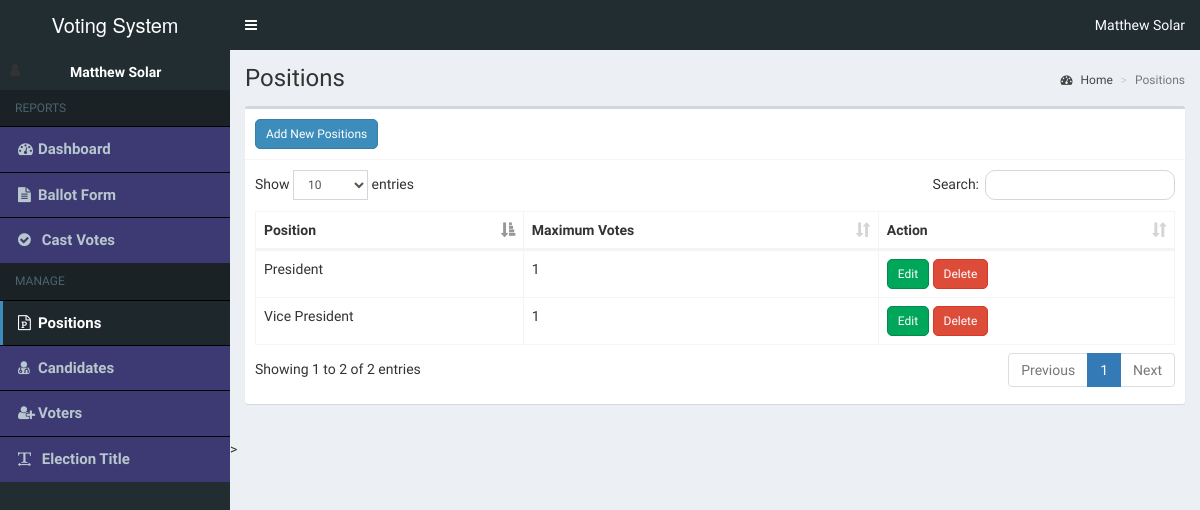
Page /admin/positions.php (signed in) on the committed database.
### tables this page shows
CREATE TABLE `positions` (
  `id` int(11) NOT NULL,
  `description` varchar(50) NOT NULL,
  `max_vote` int(11) NOT NULL,
  `priority` int(11) NOT NULL
);

### admin/includes/session.php (called while the page is built, shortened)
<?php
include 'includes/conn.php';
$sql = "SELECT * FROM admin WHERE id = '" . $_SESSION['admin'] . "'";
$query = $conn->query($sql);
$user = $query->fetch_assoc();

### admin/positions.php (the view, shortened to what this page needs)
<?php include 'includes/session.php'; ?>
<?php include 'includes/header.php'; ?>
<?php include 'includes/conn.php'; ?>
<body class="hold-transition skin-blue sidebar-mini">
  <div class="wrapper">
    <?php include 'includes/navbar.php'; ?>
    <?php include 'includes/menubar.php'; ?>
    <div class="content-wrapper">
      <section class="content-header">
        <h1>
          Positions
        </h1>
        <ol class="breadcrumb">
          <li><a href="#"><i class="fa fa-dashboard"></i> Home</a></li>
          <li class="active">Positions</li>
        </ol>
      </section>
      <section class="content">
        <div class="row">
          <div class="col-xs-12">
            <div class="box">
              <div class="box-header with-border">
                <a href="#addnew" data-toggle="modal" id="button" class="btn btn-primary btn-sm btn-flat"><i></i>Add New Positions</a>
              </div>
              <div class="box-body">
                <table id="example1" class="table table-bordered">
                  <thead>
                    <th>Position</th>
                    <th>Maximum Votes</th>
                    <th>Action</th>
                  </thead>
                  <tbody>
                    <?php
                    $sql = "SELECT * FROM positions ORDER BY priority ASC";
                    $query = $conn->query($sql);
                    while ($row = $query->fetch_assoc()) {
                      echo "
                        <tr>
                          <td>" . $row['description'] . "</td>
                          <td>" . $row['max_vote'] . "</td>
                          <td>
                            <button id='button' class='btn btn-success btn-sm edit btn-flat' data-id='" . $row['id'] . "'><i></i> Edit</button>
                            <button id='button' class='btn btn-danger btn-sm delete btn-flat' data-id='" . $row['id'] . "' ><i</i> Delete</button>
                          </td>
                        </tr>
                      ";
                    }
                    ?>
                  </tbody>
                </table>
              </div>
            </div>
          </div>
        </div>
      </section>>
    </div>
  </div>
</body>
</html>

### admin/includes/navbar.php (shortened to what this page needs)
<header class="main-header">
  <a href="#" class="logo">
    <span class="logo-lg">Voting System</span>
  </a>
  <nav class="navbar navbar-static-top">
    <a href="#" class="sidebar-toggle" data-toggle="push-menu" role="button">
    </a>
    <div class="navbar-custom-menu">
      <ul class="nav navbar-nav">
        <li class="dropdown user user-menu">
          <a href="#" class="dropdown-toggle" data-toggle="dropdown">
            <span><?php echo $user['firstname'] . ' ' . $user['lastname']; ?></span>
          </a>
        </li>
      </ul>
    </div>
  </nav>
</header>

### admin/includes/menubar.php (shortened to what this page needs)
<aside class="main-sidebar">
  <section class="sidebar">
    <div class="user-panel">
      <div class="pull-left image">
        <i class="fa fa-user" alt="User Image"></i>
      </div>
      <div class="pull-left info">
        <p><?php echo $user['firstname'] . ' ' . $user['lastname']; ?></p>
      </div>
    </div>
    <ul class="sidebar-menu" data-widget="tree">
      <li class="header">REPORTS</li>
      <li class="side-bar"><a href="home.php"><i class="fa fa-tachometer"></i><span>Dashboard</span></a></li>
      <li class="side-bar"><a href="ballot.php"><i class="fa fa-file-text"></i><span>Ballot Form</span></a></li>
      <li class="side-bar"><a href="votes.php"><i class="fa fa-check-circle"></i><span></span> <span>Cast Votes</span></a></li>
      <li class="header">MANAGE</li>
      <li class="side-bar"><a href="positions.php"><i class="fa fa-file-powerpoint-o"></i><span>Positions</span></a></li>
      <li class="side-bar"><a href="candidates.php"><i class="fa fa-user-md"></i><span>Candidates</span></a></li>
      <li class="side-bar"><a href="voters.php"><i class="fa fa-user-plus"></i><span>Voters</span></a></li>
      <li class="side-bar"><a href="#config" data-toggle="modal"><i class="fa fa-text-width"></i> <span>Election Title</span></a></li>
    </ul>
  </section>
</aside>

### admin/includes/menubar.php (style rules this page uses)
.side-bar { background-color: #3d3a73; font-size: 1.5rem; font-weight: bold; outline: 0.1px solid black; }
.header { font-size: 1.2rem; }

### admin/positions.php (style rules this page uses)
#button { border-radius: 5px; }

### rows in the picture
positions: description "President", max_vote "1"
positions: description "Vice President", max_vote "1"

### other values in the picture
$user['firstname'] "Matthew"
$user['lastname'] "Solar"
